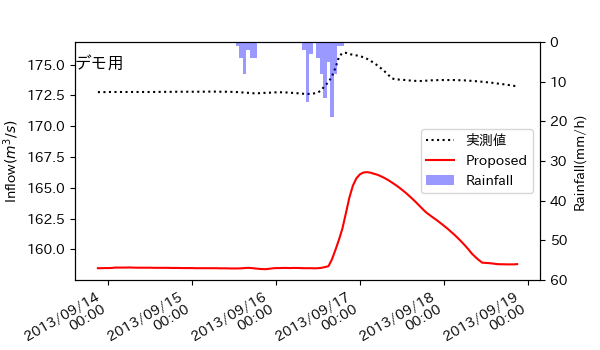

The script that saved this image:
import hydrohyeto_matplotlib
import pandas as pd

df_o = pd.read_csv(f'demo.csv', parse_dates=['date'], index_col=0)

zz = {
    'label_real': '実測値',
    'title': 'デモ用',
}
fig = hydrohyeto_matplotlib.hydrohyeto(
    df_o,
    **zz
)
fig.savefig('demo.png')